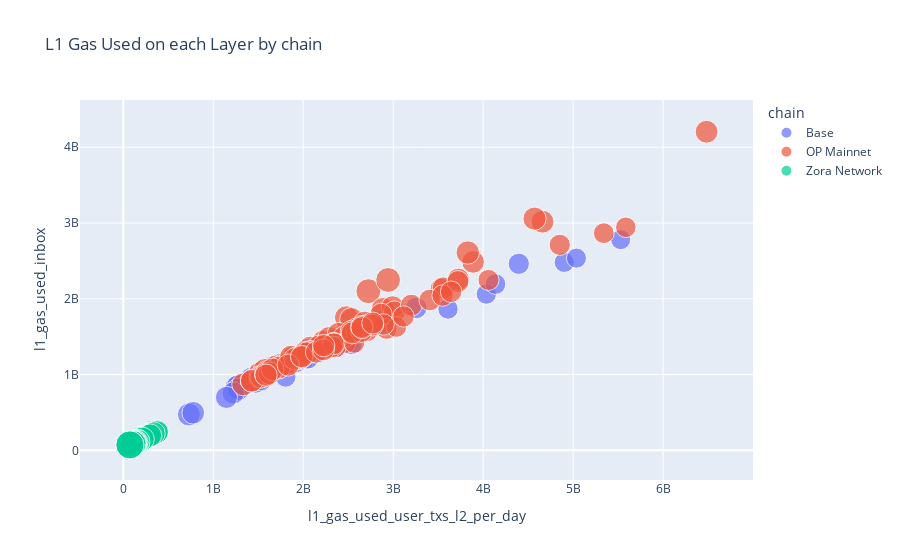
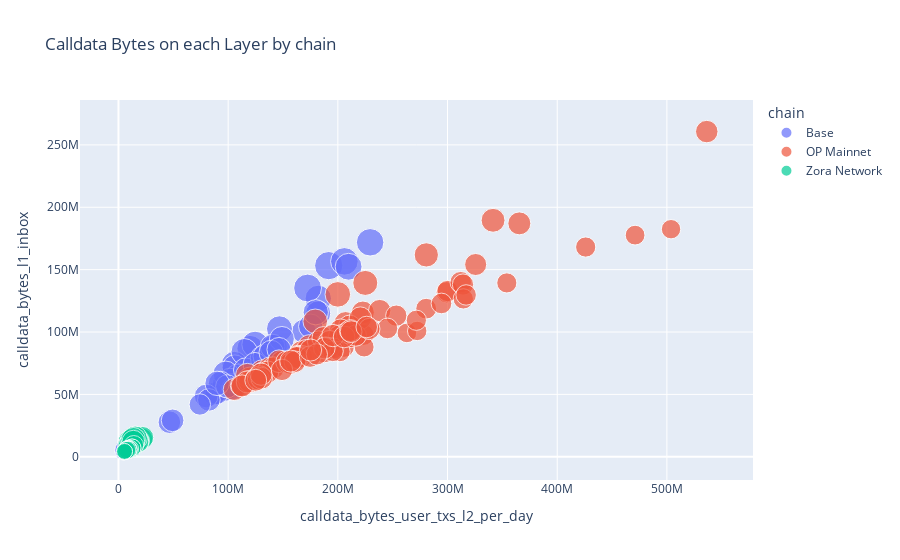

Notebook code cell kept with these figures, in order:
### Code cell
# Create the scatter plot
combo_df_plot = combo_df[
                        (~combo_df['gas_compression_ratio'].isna()) 
                         & (combo_df['gas_compression_ratio']<1) 
                         & (combo_df['active_secs_per_day'] == 86400)
                         ]

# combo_df_plot = combo_df[(~combo_df['bytes_compression_ratio'].isna())
#                          & (combo_df['active_secs_per_day'] == 86400)]

display(combo_df_plot)

fig = px.scatter(combo_df_plot,
                 x='calldata_gas_l2_per_day',#'l1_gas_used_on_l2',
                 y='l1_gas_used_inbox',
                 size = 'gas_compression_ratio',
                 color='chain',
                 title='L1 Gas Used on each Layer by chain')

# Display the plot
fig.show()

##############

fig_bytes = px.scatter(combo_df_plot,
                 x='calldata_gas_l2_per_day',#'calldata_bytes_l2_per_day',
                 y='calldata_bytes_l1_inbox',
                 size = 'bytes_compression_ratio',
                 color='chain',
                 title='Calldata Bytes on each Layer by chain')

fig_bytes.show()
